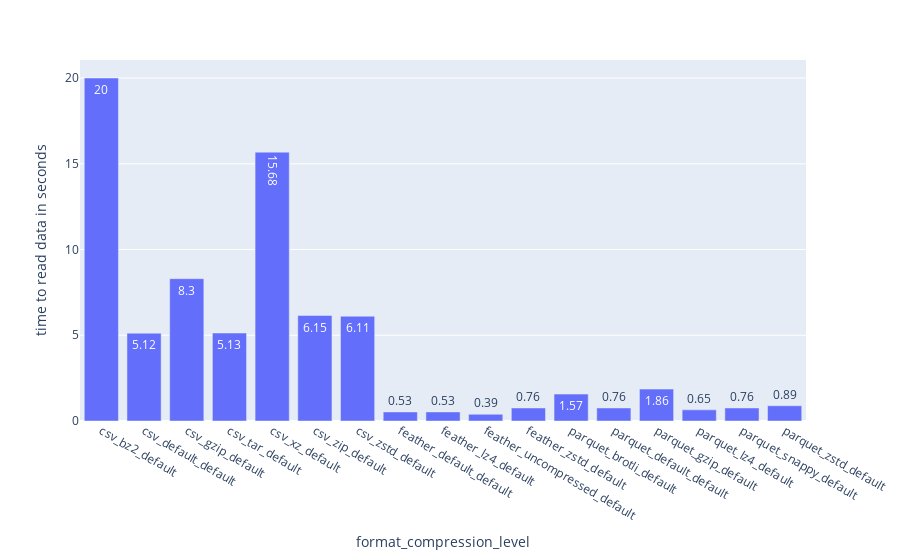

Here is the notebook cell this chart was saved with:
### Markdown cell above
## Insights

- xz has a very long save time
- xz save time is so much longer than bz2 that it does not justify the slightly better compression that bz2
- xz is out
- bz2 also has a long save time
- brotli save time seems to be ok but not fastest

## Next Steps

- also check read times

### Code cell
fig = px.bar(df_default_cl, x="method_compression_with_level", y="read_time", text_auto=True,
             labels={"read_time": "time to read data in seconds",
                     "method_compression_with_level": "format_compression_level"},)
fig.show()
fig.write_image("./plots/pandas_ff_bar_read_time.svg")

### Figure 1 — Plotly figure (JSON) as saved in the notebook; plotly's stock layout.template omitted (floating-point values rounded to 4 significant figures)
{"data": [{"alignmentgroup": "True", "hovertemplate": "format_compression_level=%{x}<br>time to read data in seconds=%{y}<extra></extra>", "legendgroup": "", "marker": {"color": "#636efa", "pattern": {"shape": ""}}, "name": "", "offsetgroup": "", "orientation": "v", "showlegend": false, "textposition": "auto", "texttemplate": "%{y}", "type": "bar", "x": ["csv_bz2_default", "csv_default_default", "csv_gzip_default", "csv_tar_default", "csv_xz_default", "csv_zip_default", "csv_zstd_default", "feather_default_default", "feather_lz4_default", "feather_uncompressed_default", "feather_zstd_default", "parquet_brotli_default", "parquet_default_default", "parquet_gzip_default", "parquet_lz4_default", "parquet_snappy_default", "parquet_zstd_default"], "xaxis": "x", "y": [20, 5.12, 8.3, 5.13, 15.68, 6.15, 6.11, 0.53, 0.53, 0.39, 0.76, 1.57, 0.76, 1.86, 0.65, 0.76, 0.89], "yaxis": "y"}], "layout": {"barmode": "relative", "legend": {"tracegroupgap": 0}, "margin": {"t": 60}, "xaxis": {"anchor": "y", "domain": [0, 1], "title": {"text": "format_compression_level"}}, "yaxis": {"anchor": "x", "domain": [0, 1], "title": {"text": "time to read data in seconds"}}}}
